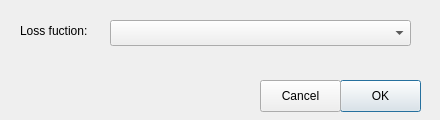
<?xml version="1.0" encoding="UTF-8"?>
<ui version="4.0">
 <class>Dialog</class>
 <widget class="QDialog" name="Dialog">
  <property name="geometry">
   <rect>
    <x>0</x>
    <y>0</y>
    <width>440</width>
    <height>120</height>
   </rect>
  </property>
  <property name="windowTitle">
   <string>Dialog</string>
  </property>
  <widget class="QPushButton" name="pushButton">
   <property name="geometry">
    <rect>
     <x>340</x>
     <y>80</y>
     <width>81</width>
     <height>32</height>
    </rect>
   </property>
   <property name="text">
    <string>OK</string>
   </property>
  </widget>
  <widget class="QPushButton" name="pushButton_2">
   <property name="geometry">
    <rect>
     <x>260</x>
     <y>80</y>
     <width>81</width>
     <height>32</height>
    </rect>
   </property>
   <property name="autoFillBackground">
    <bool>false</bool>
   </property>
   <property name="text">
    <string>Cancel</string>
   </property>
  </widget>
  <widget class="QComboBox" name="comboBox">
   <property name="geometry">
    <rect>
     <x>110</x>
     <y>20</y>
     <width>301</width>
     <height>26</height>
    </rect>
   </property>
  </widget>
  <widget class="QLabel" name="label">
   <property name="geometry">
    <rect>
     <x>20</x>
     <y>20</y>
     <width>81</width>
     <height>21</height>
    </rect>
   </property>
   <property name="text">
    <string>Loss fuction:</string>
   </property>
  </widget>
 </widget>
 <resources/>
 <connections/>
</ui>
